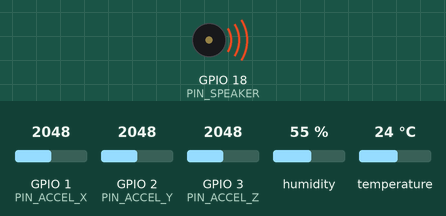
This program was run on a simulated ESP32-S3. Parts: buzzer (waves = sounding). Inputs (shaded band) come from the test bench; at power-on: GPIO 1 (PIN_ACCEL_X) = 2048, GPIO 2 (PIN_ACCEL_Y) = 2048, GPIO 3 (PIN_ACCEL_Z) = 2048, humidity 55 %, temperature 24 °C. WiFi joins after 1.5 s; servers stay silent unless stated; uploads are accepted with an empty reply; what the program prints to the serial monitor is not drawn.

Above: at 1.6 s.
At 20.2 s:
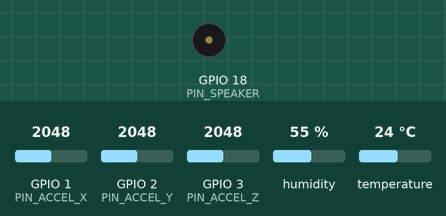
Timing chart, 0 to 41.7 s (numbered marks = the images above):
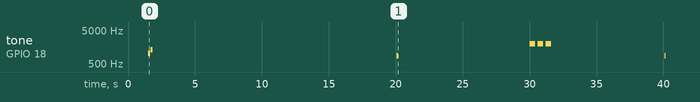

The program:

main.cpp
```cpp
#include <Arduino.h>
#include <Wire.h>
#include <Adafruit_AHTX0.h>
#include <WiFi.h>
#include <HTTPClient.h>
#include <ArduinoJson.h>

// ==========================================
// 🛠️ CONFIGURATION ZONE (UPDATED PINS)
// ==========================================

// 1. Hardware Pins
const int PIN_I2C_SDA = 10;
const int PIN_I2C_SCL = 11;
const int PIN_ACCEL_X = 1;     // X-Axis
const int PIN_ACCEL_Y = 2;     // Y-Axis
const int PIN_ACCEL_Z = 3;     // Z-Axis
const int PIN_SPEAKER = 18;    // PWM pin for LM386 Audio Amp

// 2. Network & Backend
const char* WIFI_SSID = "iPhone"; // likely will be hotspot from phone
const char* WIFI_PASS = "dhruvmystery";
const char* SUPABASE_URL = "https://wkkszmswnevtfybmagab.supabase.co/rest/v1/sensor_data";
const char* SUPABASE_ANON_KEY = "sb_publishable_M9yPge4oGqda-2tK5-XYwQ_R3G-gj3h";

// 3. Logic & Timing
const int TEMP_HUM_INTERVAL = 20000; // 20 seconds
const int ACCEL_INTERVAL = 30000;    // 30 seconds
const int MOVEMENT_THRESHOLD = 150;  // Adjust if it triggers early/late

// ==========================================
// 🧠 GLOBAL VARIABLES
// ==========================================

Adafruit_AHTX0 aht;
unsigned long lastTempHumTime = 0;
unsigned long lastAccelTime = 0;

// Track previous accelerometer readings to calculate "Delta" (change)
int lastX = 0;
int lastY = 0;
int lastZ = 0;

// ==========================================
// 🔊 AUDIO "MESSAGES" (PWM TONES)
// ==========================================

void playMessage(int messageID) {
  // Setup PWM for speaker
  ledcSetup(0, 2000, 8);
  ledcAttachPin(PIN_SPEAKER, 0);

  if (messageID == 1) {
    // Message 1: "System Active / Startup" (Two quick high beeps)
    Serial.println("Audio: Playing Message 1 (Startup)");
    ledcWriteTone(0, 1046); delay(150); ledcWriteTone(0, 0); delay(50);
    ledcWriteTone(0, 1318); delay(150); ledcWriteTone(0, 0);
  }
  else if (messageID == 2) {
    // Message 2: "Measurement Update" (Short low blip)
    Serial.println("Audio: Playing Message 2 (Update)");
    ledcWriteTone(0, 880); delay(100); ledcWriteTone(0, 0);
  }
  else if (messageID == 3) {
    // Message 3: "CYCLE DONE / No Movement" (Long alarm sequence)
    Serial.println("Audio: Playing Message 3 (Done Alarm)");
    for (int i = 0; i < 3; i++) {
      ledcWriteTone(0, 2000); delay(400);
      ledcWriteTone(0, 0); delay(200);
    }
  }
}

// ==========================================
// 🔌 HELPER FUNCTIONS
// ==========================================

void connectWiFi() {
  Serial.print("Connecting to WiFi...");
  WiFi.begin(WIFI_SSID, WIFI_PASS);
  while (WiFi.status() != WL_CONNECTED) {
    delay(500);
    Serial.print(".");
  }
  Serial.println("\nConnected!");
}

void updateSupabase(float temp, float humidity, int movement, String statusMsg) {
  if (WiFi.status() != WL_CONNECTED) {
    connectWiFi();
  }

  HTTPClient http;
  http.begin(SUPABASE_URL);
  http.addHeader("Content-Type", "application/json");
  http.addHeader("apikey", SUPABASE_ANON_KEY);
  http.addHeader("Authorization", String("Bearer ") + SUPABASE_ANON_KEY);

  JsonDocument doc;
  doc["temperature_c"] = temp;
  doc["humidity_rh"] = humidity;
  doc["movement_score"] = movement;
  doc["status"] = statusMsg;

  String requestBody;
  serializeJson(doc, requestBody);

  int httpResponseCode = http.POST(requestBody);
  if (httpResponseCode > 0) {
    Serial.printf("Supabase POST Success. Status: %s\n", statusMsg.c_str());
  } else {
    Serial.printf("Supabase POST Failed: %s\n", http.errorToString(httpResponseCode).c_str());
  }
  http.end();
}

// ==========================================
// 🚀 MAIN SETUP & LOOP
// ==========================================

void setup() {
  Serial.begin(115200);

  // Init I2C and AHT20
  Wire.begin(PIN_I2C_SDA, PIN_I2C_SCL);
  if (!aht.begin(&Wire)) {
    Serial.println("Could not find AHT20! Check wiring.");
  }

  // Seed the initial accelerometer values
  lastX = analogRead(PIN_ACCEL_X);
  lastY = analogRead(PIN_ACCEL_Y);
  lastZ = analogRead(PIN_ACCEL_Z);

  connectWiFi();

  // Play startup message
  playMessage(1);
  Serial.println("System Running. Timers started.");
}

void loop() {
  unsigned long currentMillis = millis();

  // ---------------------------------------------------------
  // TIMER 1: Every 20 Seconds (Temperature & Humidity)
  // ---------------------------------------------------------
  if (currentMillis - lastTempHumTime >= TEMP_HUM_INTERVAL) {
    lastTempHumTime = currentMillis;

    sensors_event_t humidityEvent, tempEvent;
    aht.getEvent(&humidityEvent, &tempEvent);

    float currentHum = humidityEvent.relative_humidity;
    float currentTemp = tempEvent.temperature;

    Serial.printf("--> 20s Timer: Temp: %.2fC | Hum: %.2f%%\n", currentTemp, currentHum);

    playMessage(2);
    updateSupabase(currentTemp, currentHum, -1, "Logging Environment");
  }

  // ---------------------------------------------------------
  // TIMER 2: Every 30 Seconds (Accelerometer & Completion Check)
  // ---------------------------------------------------------
  if (currentMillis - lastAccelTime >= ACCEL_INTERVAL) {
    lastAccelTime = currentMillis;

    // Read the current analog pins
    int curX = analogRead(PIN_ACCEL_X);
    int curY = analogRead(PIN_ACCEL_Y);
    int curZ = analogRead(PIN_ACCEL_Z);

    // Calculate total change across all 3 axes since the last reading
    int deltaX = abs(curX - lastX);
    int deltaY = abs(curY - lastY);
    int deltaZ = abs(curZ - lastZ);
    int movementScore = deltaX + deltaY + deltaZ;

    // Save current readings for the next comparison
    lastX = curX;
    lastY = curY;
    lastZ = curZ;

    Serial.printf("--> 30s Timer: Movement Score: %d\n", movementScore);

    // If the change is very small, the dryer is no longer tumbling
    if (movementScore < MOVEMENT_THRESHOLD) {
      Serial.println("NO MOVEMENT DETECTED. Triggering completion.");

      playMessage(3);
      updateSupabase(-1, -1, movementScore, "CYCLE COMPLETE");
    } else {
      updateSupabase(-1, -1, movementScore, "Tumbling");
    }
  }
}
```

Measured:
- by itself, tone on GPIO 18 (PIN_SPEAKER): plays 1046 Hz for 0.15 s, 1318 Hz for 0.15 s, 880 Hz for 0.10 s, 2000 Hz for 0.40 s, 2000 Hz for 0.40 s, 2000 Hz for 0.40 s … (7 notes in this stretch)
